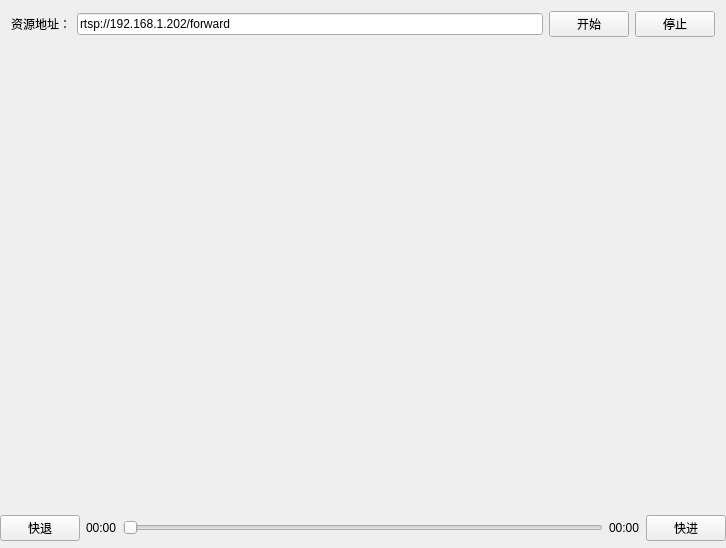
<?xml version="1.0" encoding="UTF-8"?>
<ui version="4.0">
 <class>MainWindow</class>
 <widget class="QWidget" name="MainWindow">
  <property name="geometry">
   <rect>
    <x>0</x>
    <y>0</y>
    <width>726</width>
    <height>548</height>
   </rect>
  </property>
  <property name="windowTitle">
   <string>MainWindow</string>
  </property>
  <layout class="QVBoxLayout" name="verticalLayout_3">
   <property name="spacing">
    <number>0</number>
   </property>
   <property name="leftMargin">
    <number>0</number>
   </property>
   <property name="topMargin">
    <number>0</number>
   </property>
   <property name="rightMargin">
    <number>0</number>
   </property>
   <property name="bottomMargin">
    <number>0</number>
   </property>
   <item>
    <widget class="QWidget" name="widgetTop" native="true">
     <layout class="QVBoxLayout" name="verticalLayout">
      <item>
       <layout class="QHBoxLayout" name="horizontalLayout_2">
        <item>
         <widget class="QLabel" name="label">
          <property name="text">
           <string>资源地址：</string>
          </property>
         </widget>
        </item>
        <item>
         <widget class="QLineEdit" name="lineEditAddr">
          <property name="text">
           <string>rtsp://192.168.1.202/forward</string>
          </property>
         </widget>
        </item>
        <item>
         <widget class="QPushButton" name="pushButtonStart">
          <property name="text">
           <string>开始</string>
          </property>
         </widget>
        </item>
        <item>
         <widget class="QPushButton" name="pushButtonStop">
          <property name="text">
           <string>停止</string>
          </property>
         </widget>
        </item>
       </layout>
      </item>
     </layout>
    </widget>
   </item>
   <item>
    <spacer name="verticalSpacer">
     <property name="orientation">
      <enum>Qt::Vertical</enum>
     </property>
     <property name="sizeHint" stdset="0">
      <size>
       <width>20</width>
       <height>505</height>
      </size>
     </property>
    </spacer>
   </item>
   <item>
    <widget class="QWidget" name="widgetControl" native="true">
     <property name="minimumSize">
      <size>
       <width>0</width>
       <height>40</height>
      </size>
     </property>
     <layout class="QVBoxLayout" name="verticalLayout_2">
      <property name="spacing">
       <number>10</number>
      </property>
      <property name="leftMargin">
       <number>0</number>
      </property>
      <property name="topMargin">
       <number>0</number>
      </property>
      <property name="rightMargin">
       <number>0</number>
      </property>
      <property name="bottomMargin">
       <number>0</number>
      </property>
      <item>
       <layout class="QHBoxLayout" name="horizontalLayout">
        <item>
         <widget class="QPushButton" name="pushButtonFastForward">
          <property name="text">
           <string>快退</string>
          </property>
         </widget>
        </item>
        <item>
         <widget class="QLabel" name="labelPlayTime">
          <property name="text">
           <string>00:00</string>
          </property>
         </widget>
        </item>
        <item>
         <widget class="QSlider" name="horizontalSlider">
          <property name="orientation">
           <enum>Qt::Horizontal</enum>
          </property>
         </widget>
        </item>
        <item>
         <widget class="QLabel" name="labelRemainingTime">
          <property name="text">
           <string>00:00</string>
          </property>
         </widget>
        </item>
        <item>
         <widget class="QPushButton" name="pushButtonFastBack">
          <property name="text">
           <string>快进</string>
          </property>
         </widget>
        </item>
       </layout>
      </item>
     </layout>
    </widget>
   </item>
  </layout>
 </widget>
 <layoutdefault spacing="6" margin="11"/>
 <resources/>
 <connections/>
</ui>
